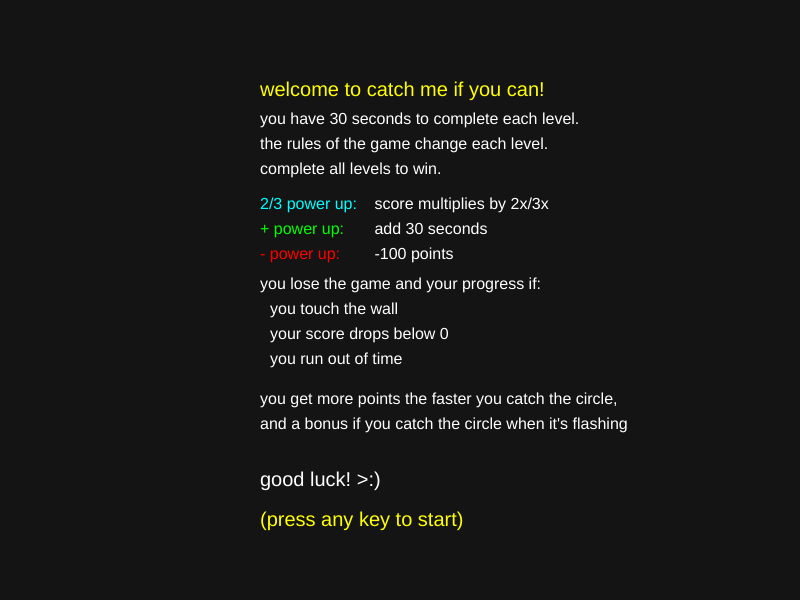
Frame 1 (no input)
Frame 60 (no input): identical to frame 1, image omitted
Frame 120 (the mouse pressed at the canvas centre since frame 60): identical to frame 1, image omitted

The p5.js sketch that drew this single still picture (run headless with seeded random() and noise() and a simulated clock; from frame 60 on, the mouse is pressed at the canvas centre):

// p5.js sketch
// ── sketch.js
let player;
let circle;
let score = 0;
let timeLeft = 30;  // time per level
let gameState = "rules";
let level = 1;
let controlMap = { 'w': 'w', 'a': 'a', 's': 's', 'd': 'd' }; // default
let keys = {};
let levelTricks = ["swapDirection", "remapControls"]; // only 2 levels so far
let powerUps = [];
let currentMultiplier = 1;

function setup() {
  createCanvas(800, 600);
  textAlign(CENTER, CENTER);

  player = {
    pos: createVector(width / 2, height / 2),
    size: 30,
    speed: 5,
    update: function() {
      if (keys[controlMap['w']]) this.pos.y -= this.speed; // up
      if (keys[controlMap['a']]) this.pos.x -= this.speed; // left
      if (keys[controlMap['s']]) this.pos.y += this.speed; // down
      if (keys[controlMap['d']]) this.pos.x += this.speed; // right

      if (this.pos.x < this.size/2 || this.pos.x > width - this.size/2 ||
          this.pos.y < this.size/2 || this.pos.y > height - this.size/2) {
        gameState = "gameover"; // game over if player touches wall
      }
    },
    display: function() {
      rectMode(CENTER);
      fill(0, 150, 255);
      rect(this.pos.x, this.pos.y, this.size, this.size);
    }
  };

  circle = {
    pos: createVector(random(50, width - 50), random(50, height - 50)), // spawns at random point, not near edges
    vel: p5.Vector.random2D().mult(3), // random direction vector, speed of 3px/frame
    size: 25,
    pauseTimer: 0,
    flash: false,
    update: function() {
      if (this.pauseTimer > 0) {
        this.pauseTimer--;
        if (frameCount % 10 < 5) this.flash = true; // blinking effect, toggle flash on every 10 frames
        else this.flash = false;
      } else {
        this.flash = false; // normal movement, no flash if circle is in motion
        this.pos.add(this.vel); // moves by adding velocity vector to position vector

        if (random() < 0.005) {
          this.pauseTimer = 60; // pause for 1 second at random
        }

        if (this.pos.x < this.size/2 || this.pos.x > width - this.size/2) {
          this.vel.x *= -1;
        }
        if (this.pos.y < this.size/2 || this.pos.y > height - this.size/2) {
          this.vel.y *= -1;
        } // if circle touches an edge, it reverses direction (bounces)
        this.pos.x = constrain(this.pos.x, this.size/2, width - this.size/2);
        this.pos.y = constrain(this.pos.y, this.size/2, height - this.size/2); // keep circle in bounds (might change?)**
      }
    },
    display: function() {
      if (this.flash) {
        fill(255, 255, 0); // flash yellow
      } else {
        fill(255, 50, 50);
      }
      ellipse(this.pos.x, this.pos.y, this.size); // redraw circle
    },
    isPaused: function() {
      return this.pauseTimer > 0; // check if pauseTimer is counting down. if so, circle is paused
    }
  };

  setInterval(countdownTimer, 1000);
  shuffle(levelTricks);
  applyLevelTrick();
  spawnPowerUps(); // level setup
}

function draw() {
  background(20);

  if (gameState === "rules") {
    textSize(20);
    fill(255,255,0);
    textAlign(LEFT, CENTER);
    text("welcome to catch me if you can!", width/2 - 140, 90);

    fill(255);
    textSize(16);
    text("you have 30 seconds to complete each level.", width/2 - 140, 120);
    text("the rules of the game change each level.", width/2 - 140, 145);
    text("complete all levels to win.", width/2 - 140, 170);

    fill(0, 255, 255);
    text("2/3 power up:", width/2 - 140, 205);
    fill(255);
    text(" score multiplies by 2x/3x", width/2 - 30, 205);

    fill(0, 255, 0);
    text("+ power up:", width/2 - 140, 230);
    fill(255);
    text(" add 30 seconds", width/2 - 30, 230);

    fill(255, 0, 0);
    text("- power up:", width/2 - 140, 255);
    fill(255);
    text(" -100 points", width/2 - 30, 255);

    fill(255);
    text("you lose the game and your progress if:", width/2 - 140, 285);
    text("you touch the wall", width/2 - 130, 310);
    text("your score drops below 0", width/2 - 130, 335);
    text("you run out of time", width/2 - 130, 360);

    text("you get more points the faster you catch the circle,", width/2 - 140, 400);
    text("and a bonus if you catch the circle when it's flashing", width/2 - 140, 425);

    textSize(20);
    text("good luck! >:)", width/2 - 140, 480);
    fill(255,255,0);
    text("(press any key to start)", width/2 - 140, height - 80);
    return; // rules text, self-explanatory
  }

  if (gameState === "playing") {
    player.update();
    circle.update(); // update positions

    if (dist(player.pos.x, player.pos.y, circle.pos.x, circle.pos.y) < (player.size + circle.size) / 2) {
        // check if player is overlapping w circle (aka circle has been caught)
      timeLeft = 30; // reset timer
      let basePoints = timeLeft > 15 ? 200 : 100; // if >15 secs remain, give 200 points; 100 points otherwise
      // ternary operator reference: https://developer.mozilla.org/en-US/docs/Web/JavaScript/Reference/Operators/Conditional_operator
      if (circle.isPaused()) {
        basePoints += 100; // bonus points if circle caught when paused/flashing
      }
      score += basePoints * currentMultiplier; // multiply score by 2x/3x if powerup caught
      currentMultiplier = 1; // then reset multiplier until next one caught
      circle.pos = createVector(random(50, width - 50), random(50, height - 50));
      circle.vel = p5.Vector.random2D().mult(3); // move circle to new random spot
      level = (level % 2) + 1; // switch between lvl 1 and 2 (since i only have 2 so far)
      applyLevelTrick(); // apply the currnet level
    }

    for (let i = powerUps.length - 1; i >= 0; i--) { // loop backwards through powerup array (see line 174)
      let pu = powerUps[i]; // store current powerup when caught
      fill(pu.color);
      ellipse(pu.pos.x, pu.pos.y, 20);

      fill(0);
      textSize(14);
      textAlign(CENTER, CENTER);
      if (pu.type === "time") text("+", pu.pos.x, pu.pos.y); // +30 secs
      if (pu.type === "2x") text("2", pu.pos.x, pu.pos.y); // multiply score 2x
      if (pu.type === "3x") text("3", pu.pos.x, pu.pos.y); // multiply score 3x
      if (pu.type === "trap") text("-", pu.pos.x, pu.pos.y); // -100 pts

      if (dist(player.pos.x, player.pos.y, pu.pos.x, pu.pos.y) < (player.size + 20) / 2) {
        if (pu.type === "time") timeLeft += 30;
        if (pu.type === "2x") score *= 2;
        if (pu.type === "3x") score *= 3;
        if (pu.type === "trap") {
          score -= 100;
          if (score < 0) {
            gameState = "gameover";
          } // game over if negative points
        }
        powerUps.splice(i, 1); // removes powerups when collected to preserve index order
        spawnPowerUps(); // add powerups to map
      }
    }

    player.display();
    circle.display();

    fill(255);
    textSize(16);
    textAlign(LEFT);
    text(`score: ${score}`, 20, 25);
    text(`time: ${timeLeft}s`, 20, 50);
    text(`level: ${levelTricks[level - 1]}`, 20, 75); // todo: text, not variable name
    text(`↑: ${controlMap['w'].toUpperCase()}`, 20, 100); // current directions
    text(`←: ${controlMap['a'].toUpperCase()}`, 20, 125);
    text(`↓: ${controlMap['s'].toUpperCase()}`, 20, 150);
    text(`→: ${controlMap['d'].toUpperCase()}`, 20, 175);

  } else if (gameState === "gameover") {
    background(0);
    fill(255);
    textSize(32);
    text("GAME OVER", width/2, height/2 - 30);
    textSize(20);
    text("press SPACE to restart", width/2, height/2 + 20); // game over message
  }
}

function keyPressed() {
  keys[key.toLowerCase()] = true;
  if (gameState === "rules") {
    gameState = "playing"; // swap from rules to play mode when any key pressed
  }
  if (gameState === "gameover" && key === ' ') {
    initializeGame(); // restart game when space pressed
  }
}

function keyReleased() {
  keys[key.toLowerCase()] = false; // uppercase and lowercase keys are the same
}

function countdownTimer() {
  if (gameState === "playing") {
    timeLeft--; // countdown
    if (timeLeft <= 0) {
      gameState = "gameover";
    }
  }
}

function initializeGame() { // game setup, self-explanatory
  gameState = "playing";
  score = 0;
  timeLeft = 30;
  currentMultiplier = 1;
  player.pos = createVector(width / 2, height / 2);
  circle.pos = createVector(random(50, width - 50), random(50, height - 50));
  circle.vel = p5.Vector.random2D().mult(3);
  circle.pauseTimer = 0;
  shuffle(levelTricks); // levels appear in random order (might change)**
  applyLevelTrick();
  powerUps = [];
  spawnPowerUps();
}

function spawnPowerUps() {
  powerUps = []; // reset powerup array
  let types = ["time", random(["2x", "3x"]), "trap"];
  for (let t of types) { // loop through powerup types
    powerUps.push({
      type: t,
      pos: createVector(random(50, width - 50), random(50, height - 50)),
      color: t === "time" ? color(0, 255, 0) : t === "trap" ? color(255, 0, 0) : color(0, 255, 255) // different colors for each powerup type
    });
  }
}

function applyLevelTrick() {
  resetControls();
  let trick = levelTricks[level - 1]; // select curr level trick from array (might change logic when more levels added)**
  if (trick === "swapDirection") {
    let keysArr = ['w', 'a', 's', 'd']; // map to logical directions (u,l,d,r)
    let shuffled = shuffle([...keysArr]); // take elems from keysarr and make a shallow copy to avoid making edits to actual keysarr array
    // spread operator reference: https://developer.mozilla.org/en-US/docs/Web/JavaScript/Reference/Operators/Spread_syntax
    for (let i = 0; i < keysArr.length; i++) {
      controlMap[keysArr[i]] = shuffled[i];
    } // so we use same keys, but the directions they trigger have been remapped
  } else if (trick === "remapControls") {
    let keysArr = ['w', 'a', 's', 'd'];
    let allKeys = "qwertyuiopasdfghjklzxcvbnm".split(""); // array of all the letters on the keyboard
    for (let i = 0; i < keysArr.length; i++) { // loop through wasd to reassign each one to a random letter
      let rand = floor(random(allKeys.length)); // pick random letter
      controlMap[keysArr[i]] = allKeys[rand]; // reassign
      allKeys.splice(rand, 1); // remove the used letter from the array to avoid duplicates
    }
  }
}

function resetControls() {
  controlMap = { 'w': 'w', 'a': 'a', 's': 's', 'd': 'd' };
}

function shuffle(array) { // to shuffle elems in array
  for (let i = array.length - 1; i > 0; i--) { // start at last elem and move backwards
    const j = floor(random(i + 1)); // random int between 0 and (i+1)
    [array[i], array[j]] = [array[j], array[i]]; // swap elems at indices i and j
  }
  return array;
}
